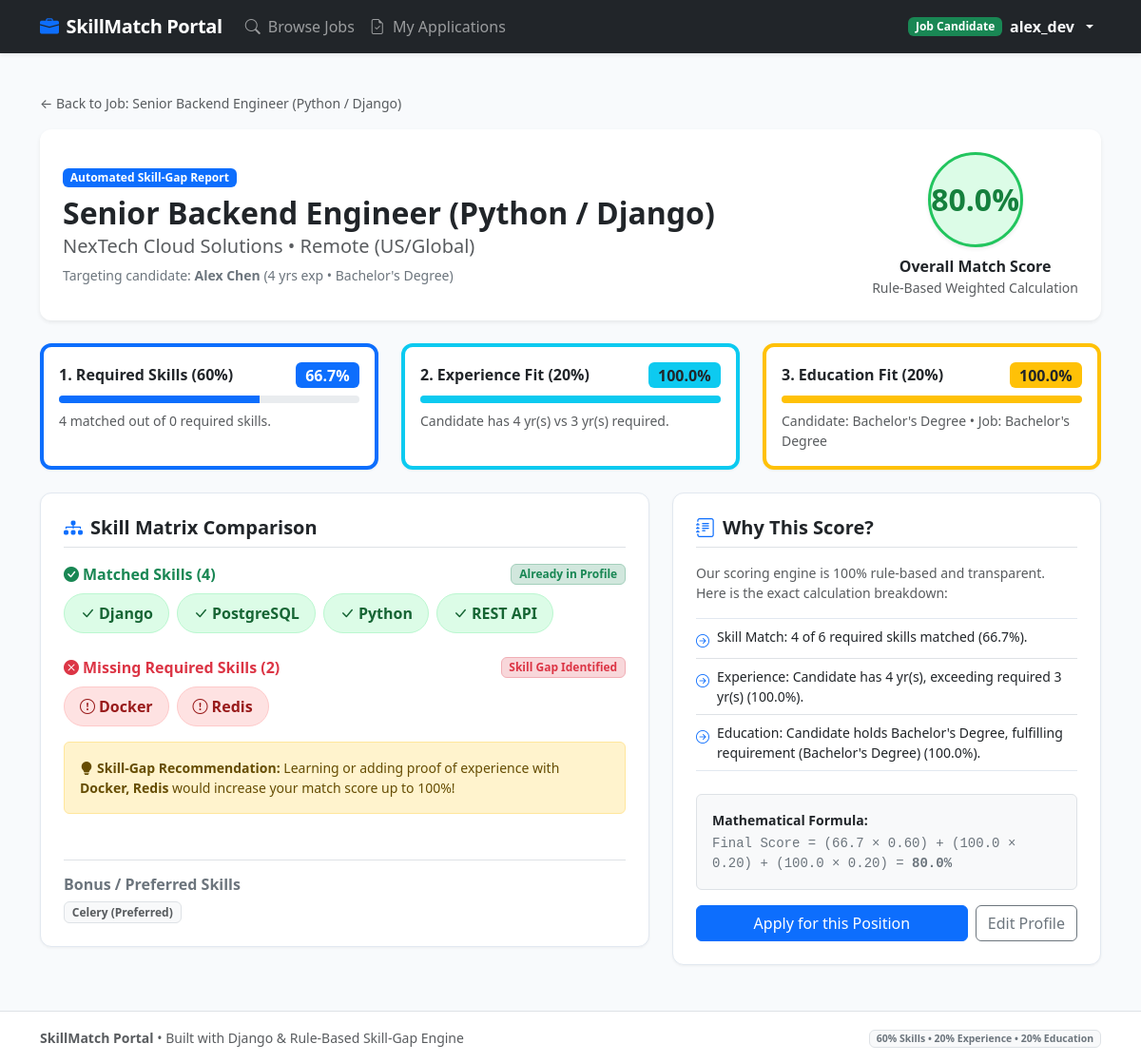
The app's page /matching/job/1/ (signed in) with its own data.
### accounts/models.py (models this page shows, shortened)
class Profile(models.Model):
    user = models.OneToOneField(User, on_delete=models.CASCADE, related_name='profile')
    role = models.CharField(
        max_length=20,
        choices=UserRole.choices,
        default=UserRole.CANDIDATE,
        db_index=True
    )
    phone = models.CharField(max_length=20, blank=True)
    created_at = models.DateTimeField(auto_now_add=True)
    @property
    def is_candidate(self) -> bool:
        return self.role == UserRole.CANDIDATE
    @property
    def is_recruiter(self) -> bool:
        return self.role == UserRole.RECRUITER

class CandidateProfile(models.Model):
    user = models.OneToOneField(User, on_delete=models.CASCADE, related_name='candidate_profile')
    headline = models.CharField(max_length=150, blank=True, help_text="e.g. Senior Backend Engineer | Django & Cloud")
    bio = models.TextField(blank=True)
    years_of_experience = models.PositiveIntegerField(default=0, help_text="Total years of professional experience")
    education_level = models.CharField(
        max_length=30,
        choices=EducationLevel.choices,
        default=EducationLevel.BACHELOR
    )
    skills = models.ManyToManyField('jobs.Skill', through='CandidateSkill', related_name='candidates')
    resume = models.FileField(upload_to='resumes/', blank=True, null=True)
    updated_at = models.DateTimeField(auto_now=True)

### jobs/models.py (models this page shows, shortened)
class Job(models.Model):
    recruiter = models.ForeignKey(User, on_delete=models.CASCADE, related_name='posted_jobs')
    title = models.CharField(max_length=150)
    company_name = models.CharField(max_length=120)
    location = models.CharField(max_length=100, default='Remote')
    job_type = models.CharField(
        max_length=20,
        choices=JobType.choices,
        default=JobType.FULL_TIME
    )
    description = models.TextField()
    min_experience_years = models.PositiveIntegerField(
        default=1,
        help_text="Minimum required years of professional experience"
    )
    min_education_level = models.CharField(
        max_length=30,
        choices=EducationLevel.choices,
        default=EducationLevel.BACHELOR
    )
    salary_range = models.CharField(max_length=80, blank=True)
    is_active = models.BooleanField(default=True, db_index=True)
    skills = models.ManyToManyField(Skill, through='JobSkill', related_name='jobs')
    created_at = models.DateTimeField(auto_now_add=True)
    updated_at = models.DateTimeField(auto_now=True)
    class Meta:
        ordering = ['-created_at']

class Skill(models.Model):
    name = models.CharField(max_length=60, unique=True, db_index=True)
    category = models.CharField(
        max_length=30,
        choices=SkillCategory.choices,
        default=SkillCategory.BACKEND
    )
    class Meta:
        ordering = ['name']

### matching/views.py (the view)
# urls.py: path('job/<int:job_id>/', views.skill_gap_detail_view, name='gap_detail'),
@login_required
def skill_gap_detail_view(request, job_id: int):
    if not hasattr(request.user, 'candidate_profile'):
        return render(request, 'matching/candidate_profile_required.html', {
            'message': 'Only candidate accounts can run personal skill-gap analysis.'
        })
    job = get_object_or_404(
        Job.objects.prefetch_related('job_skills__skill'),
        id=job_id
    )
    candidate = request.user.candidate_profile
    matching_service = JobMatchingService()
    breakdown = matching_service.calculate_match(candidate, job)
    return render(request, 'matching/gap_analysis.html', {
        'job': job,
        'candidate': candidate,
        'breakdown': breakdown,
    })

### templates/matching/gap_analysis.html (shortened to what this page needs)
{% extends "base.html" %}
{% block content %}
<div class="row">
  <div class="col-12 mb-3">
    <a href="{% url 'jobs:job_detail' job.id %}" class="text-decoration-none text-muted small">
      &larr; Back to Job: {{ job.title }}
    </a>
  </div>
  <div class="col-12 mb-4">
    <div class="card p-4 border-0 shadow-sm bg-white">
      <div class="row align-items-center">
        <div class="col-md-8">
          <span class="badge bg-primary mb-2">Automated Skill-Gap Report</span>
          <h2 class="fw-bold mb-1">{{ job.title }}</h2>
          <h5 class="text-muted">{{ job.company_name }} &bull; {{ job.location }}</h5>
          <p class="text-secondary small mb-0 mt-2">
            Targeting candidate: <strong>{{ candidate.user.get_full_name|default:candidate.user.username }}</strong>
            ({{ candidate.years_of_experience }} yrs exp &bull; {{ candidate.get_education_level_display }})
          </p>
        </div>
        <div class="col-md-4 text-md-end mt-3 mt-md-0">
          <div class="d-inline-flex flex-column align-items-center">
            <div class="match-ring {% if breakdown.total_score >= 75 %}match-high{% elif breakdown.total_score >= 50 %}match-mid{% else %}match-low{% endif %} fs-2 shadow-sm" style="width: 100px; height: 100px;">
              {{ breakdown.total_score }}%
            </div>
            <span class="fw-bold mt-2">Overall Match Score</span>
            <span class="small text-muted">Rule-Based Weighted Calculation</span>
          </div>
        </div>
      </div>
    </div>
  </div>
  <div class="col-md-4 mb-4">
    <div class="card p-3 h-100 border-start border-4 border-primary">
      <div class="d-flex justify-content-between align-items-center mb-2">
        <h6 class="fw-bold text-dark mb-0">1. Required Skills (60%)</h6>
        <span class="badge bg-primary fs-6">{{ breakdown.skill_score }}%</span>
      </div>
      <div class="progress mb-2" style="height: 8px;">
        <div class="progress-bar bg-primary" style="width: {{ breakdown.skill_score }}%;"></div>
      </div>
      <p class="small text-muted mb-0">
        {{ breakdown.matched_skills|length }} matched out of {{ breakdown.matched_skills|length|add:breakdown.missing_skills|length }} required skills.
      </p>
    </div>
  </div>
  <div class="col-md-4 mb-4">
    <div class="card p-3 h-100 border-start border-4 border-info">
      <div class="d-flex justify-content-between align-items-center mb-2">
        <h6 class="fw-bold text-dark mb-0">2. Experience Fit (20%)</h6>
        <span class="badge bg-info text-dark fs-6">{{ breakdown.experience_score }}%</span>
      </div>
      <div class="progress mb-2" style="height: 8px;">
        <div class="progress-bar bg-info" style="width: {{ breakdown.experience_score }}%;"></div>
      </div>
      <p class="small text-muted mb-0">
        Candidate has {{ candidate.years_of_experience }} yr(s) vs {{ job.min_experience_years }} yr(s) required.
      </p>
    </div>
  </div>
  <div class="col-md-4 mb-4">
    <div class="card p-3 h-100 border-start border-4 border-warning">
      <div class="d-flex justify-content-between align-items-center mb-2">
        <h6 class="fw-bold text-dark mb-0">3. Education Fit (20%)</h6>
        <span class="badge bg-warning text-dark fs-6">{{ breakdown.education_score }}%</span>
      </div>
      <div class="progress mb-2" style="height: 8px;">
        <div class="progress-bar bg-warning" style="width: {{ breakdown.education_score }}%;"></div>
      </div>
      <p class="small text-muted mb-0">
        Candidate: {{ candidate.get_education_level_display }} &bull; Job: {{ job.get_min_education_level_display }}
      </p>
    </div>
  </div>
  <div class="col-lg-7 mb-4">
    <div class="card p-4">
      <h5 class="fw-bold border-bottom pb-2 mb-3">
        <i class="bi bi-diagram-3-fill text-primary me-2"></i>Skill Matrix Comparison
      </h5>
      <div class="mb-4">
        <div class="d-flex align-items-center justify-content-between mb-2">
          <span class="fw-bold text-success">
            <i class="bi bi-check-circle-fill me-1"></i>Matched Skills ({{ breakdown.matched_skills|length }})
          </span>
          <span class="badge bg-success-subtle text-success border border-success-subtle">Already in Profile</span>
        </div>
        {% if breakdown.matched_skills %}
          <div class="d-flex flex-wrap gap-2">
            {% for skill in breakdown.matched_skills %}
              <div class="badge-matched badge-skill py-2 px-3 fs-6">
                <i class="bi bi-check-lg me-1"></i><strong>{{ skill }}</strong>
              </div>
            {% endfor %}
          </div>
        {% else %}
          <p class="text-muted small">No overlapping skills detected.</p>
        {% endif %}
      </div>
      <div class="mb-3">
        <div class="d-flex align-items-center justify-content-between mb-2">
          <span class="fw-bold text-danger">
            <i class="bi bi-x-circle-fill me-1"></i>Missing Required Skills ({{ breakdown.missing_skills|length }})
          </span>
          <span class="badge bg-danger-subtle text-danger border border-danger-subtle">Skill Gap Identified</span>
        </div>
        {% if breakdown.missing_skills %}
          <div class="d-flex flex-wrap gap-2">
            {% for skill in breakdown.missing_skills %}
              <div class="badge-missing badge-skill py-2 px-3 fs-6">
                <i class="bi bi-exclamation-circle me-1"></i><strong>{{ skill }}</strong>
              </div>
            {% endfor %}
          </div>
          <div class="alert alert-warning mt-3 small">
            <i class="bi bi-lightbulb-fill me-1"></i><strong>Skill-Gap Recommendation:</strong>
            Learning or adding proof of experience with <strong>{{ breakdown.missing_skills|join:", " }}</strong> would increase your match score up to 100%!
          </div>
        {% else %}
          <div class="alert alert-success mt-2 small">
            <i class="bi bi-trophy-fill me-1"></i><strong>Zero Skill Gap!</strong> You have acquired 100% of the mandatory required skills for this position.
          </div>
        {% endif %}
      </div>
      {% if breakdown.preferred_matched or breakdown.preferred_missing %}
        <div class="border-top pt-3 mt-3">
          <h6 class="fw-bold text-secondary mb-2">Bonus / Preferred Skills</h6>
          <div class="d-flex flex-wrap gap-2">
            {% for skill in breakdown.preferred_missing %}
              <span class="badge bg-light text-muted border">
                {{ skill }} (Preferred)
              </span>
            {% endfor %}
          </div>
        </div>
      {% endif %}
    </div>
  </div>
  <div class="col-lg-5 mb-4">
    <div class="card p-4">
      <h5 class="fw-bold border-bottom pb-2 mb-3">
        <i class="bi bi-journal-text text-primary me-2"></i>Why This Score?
      </h5>
      <p class="small text-muted">
        Our scoring engine is 100% rule-based and transparent. Here is the exact calculation breakdown:
      </p>
      <ul class="list-group list-group-flush mb-4">
        {% for exp in breakdown.explanations %}
          <li class="list-group-item px-0 py-2 small d-flex align-items-start gap-2">
            <i class="bi bi-arrow-right-circle text-primary mt-1"></i>
            <div>{{ exp }}</div>
          </li>
        {% endfor %}
      </ul>
      <div class="bg-light p-3 rounded border small mb-3">
        <strong>Mathematical Formula:</strong>
        <div class="font-monospace mt-1 text-secondary">
          Final Score = ({{ breakdown.skill_score }} &times; 0.60) + ({{ breakdown.experience_score }} &times; 0.20) + ({{ breakdown.education_score }} &times; 0.20) = <strong>{{ breakdown.total_score }}%</strong>
        </div>
      </div>
      <div class="d-flex gap-2">
        <a href="{% url 'applications:apply_job' job.id %}" class="btn btn-primary flex-fill">
          Apply for this Position
        </a>
        <a href="{% url 'accounts:profile' %}" class="btn btn-outline-secondary">
          Edit Profile
        </a>
      </div>
    </div>
  </div>
</div>
{% endblock %}

### templates/base.html (shortened to what this page needs)
<!DOCTYPE html>
<html lang="en">
<head>
  <link href="https://cdn.jsdelivr.net/npm/bootstrap@5.3.3/dist/css/bootstrap.min.css" rel="stylesheet">
  <link rel="stylesheet" href="https://cdn.jsdelivr.net/npm/bootstrap-icons@1.11.3/font/bootstrap-icons.min.css">
</head>
<body>
  <nav class="navbar navbar-expand-lg navbar-dark bg-dark sticky-top shadow-sm py-2">
    <div class="container">
      <a class="navbar-brand text-white d-flex align-items-center gap-2" href="{% url 'jobs:job_list' %}">
        <i class="bi bi-briefcase-fill text-primary"></i>
        <span>SkillMatch Portal</span>
      </a>
      <div class="collapse navbar-collapse" id="navMenu">
        <ul class="navbar-nav me-auto mb-2 mb-lg-0">
          <li class="nav-item">
            <a class="nav-link" href="{% url 'jobs:job_list' %}">
              <i class="bi bi-search me-1"></i> Browse Jobs
            </a>
          </li>
          {% if user.is_authenticated and user.profile.is_candidate %}
            <li class="nav-item">
              <a class="nav-link" href="{% url 'applications:candidate_applications' %}">
                <i class="bi bi-file-earmark-check me-1"></i> My Applications
              </a>
            </li>
          {% endif %}
        </ul>
        <ul class="navbar-nav align-items-center gap-2">
          {% if user.is_authenticated %}
            <li class="nav-item dropdown">
              <a class="nav-link dropdown-toggle text-light d-flex align-items-center gap-2" href="#" role="button" data-bs-toggle="dropdown">
                <span class="badge {% if user.profile.is_candidate %}bg-success{% else %}bg-primary{% endif %}">
                  {{ user.profile.get_role_display }}
                </span>
                <strong>{{ user.username }}</strong>
              </a>
            </li>
          {% endif %}
        </ul>
      </div>
    </div>
  </nav>
  <main class="container my-4">
    {% block content %}{% endblock %}
  </main>
  <footer class="bg-white border-top py-3 text-center text-muted small">
    <div class="container">
      <div class="row align-items-center">
        <div class="col-md-6 text-md-start">
          <strong>SkillMatch Portal</strong> &bull; Built with Django &amp; Rule-Based Skill-Gap Engine
        </div>
        <div class="col-md-6 text-md-end">
          <span class="badge bg-light text-secondary border">60% Skills &bull; 20% Experience &bull; 20% Education</span>
        </div>
      </div>
    </div>
  </footer>
</body>
</html>

### templates/base.html (style rules this page uses)
:root { --primary-color: #2563eb; --primary-dark: #1d4ed8; --bg-light: #f8fafc; }
body { background-color: var(--bg-light); font-family: system-ui, -apple-system, "Segoe UI", Roboto, sans-serif; min-height: 100vh; display: flex; flex-direction: column; }
.navbar-brand { font-weight: 700; letter-spacing: -0.02em; }
.card { border: 1px solid #e2e8f0; box-shadow: 0 1px 3px 0 rgb(0 0 0 / 0.05); border-radius: 0.75rem; }
.badge-skill { font-size: 0.85rem; padding: 0.35rem 0.65rem; border-radius: 9999px; font-weight: 500; }
.badge-matched { background-color: #dcfce7; color: #166534; border: 1px solid #bbf7d0; }
.badge-missing { background-color: #fee2e2; color: #991b1b; border: 1px solid #fecaca; }
.match-ring { width: 72px; height: 72px; border-radius: 50%; display: flex; align-items: center; justify-content: center; font-weight: 700; font-size: 1.25rem; }
.match-high { background: #dcfce7; color: #15803d; border: 3px solid #22c55e; }
footer { margin-top: auto; }

### records on screen
Job: title "Senior Backend Engineer (Python / Django)", company_name "NexTech Cloud Solutions", location "Remote (US/Global)", min_experience_years "3", min_education_level "Bachelor's Degree"
CandidateProfile: user.get_full_name "Alex Chen", years_of_experience "4", education_level "Bachelor's Degree"
Skill: name "Django"
Skill: name "PostgreSQL"
Skill: name "Python"
Skill: name "REST API"
Skill: missing_skills "Docker"
Skill: missing_skills "Redis"
Skill: preferred_missing "Celery"

### other values on screen
{{ user.profile.get_role_display }} "Job Candidate"
{{ user.username }} "alex_dev"
{{ breakdown.total_score }} "80.0"
{{ breakdown.skill_score }} "66.7"
{{ breakdown.matched_skills|length }} "4"
{{ breakdown.matched_skills|length|add:breakdown.missing_skills|length }} "0"
{{ breakdown.experience_score }} "100.0"
{{ breakdown.education_score }} "100.0"
{{ breakdown.missing_skills|length }} "2"
{{ breakdown.missing_skills|join:", " }} "Docker, Redis"
{{ exp }} "Skill Match: 4 of 6 required skills matched (66.7%)." "Experience: Candidate has 4 yr(s), exceeding required 3 yr(s) (100.0%)." "Education: Candidate holds Bachelor's Degree, fulfilling requirement (Bachelor's Degree) (100.0%)."
